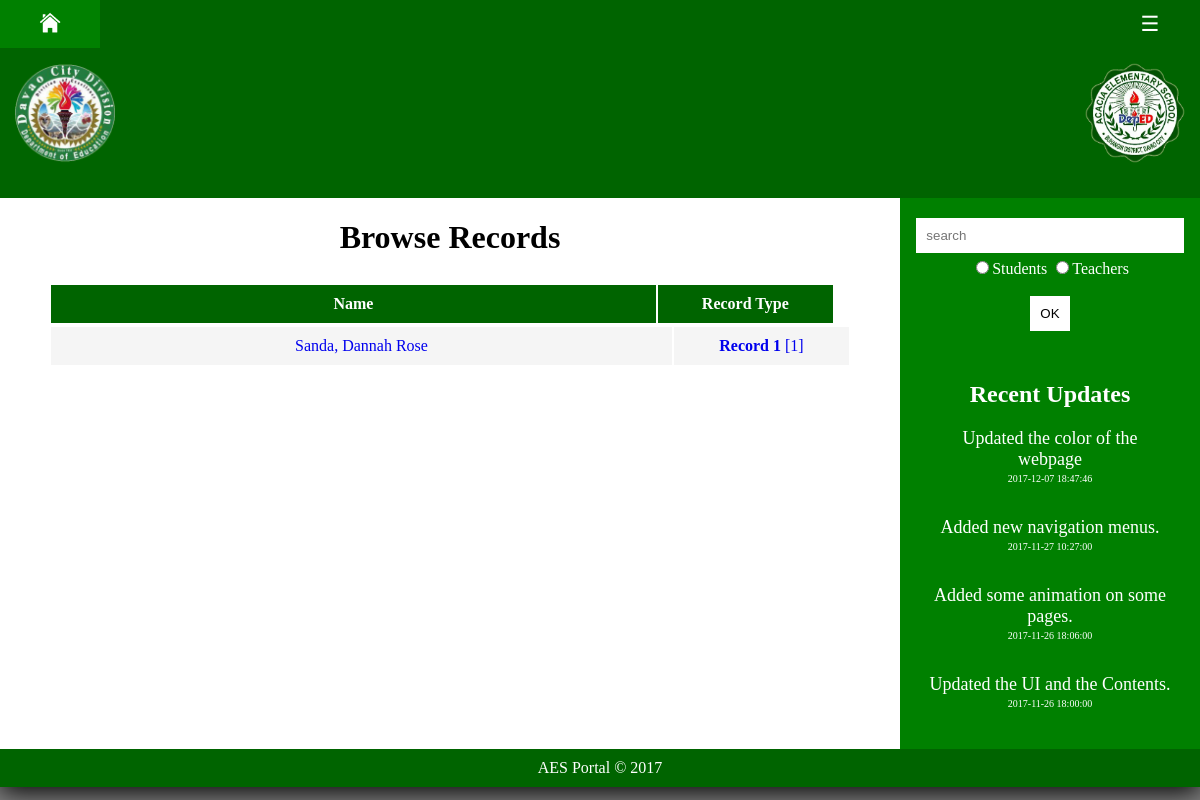
/aes-admin/records-view.php?record_type_id=1 (signed in), run on the app's committed database.
### tables this page shows
CREATE TABLE `records` (
  `record_id` int(11) NOT NULL AUTO_INCREMENT,
  `record_type_id` int(11) DEFAULT NULL,
  `student_id` int(11) DEFAULT NULL,
  `section_id` int(11) DEFAULT NULL,
  `file` varchar(100) DEFAULT NULL,
  `file_type` varchar(30) DEFAULT NULL,
  `file_size` int(11) NOT NULL,
  PRIMARY KEY (`record_id`)
);

CREATE TABLE `students` (
  `student_id` int(11) NOT NULL AUTO_INCREMENT,
  `fname` varchar(32) DEFAULT NULL,
  `mname` varchar(32) DEFAULT NULL,
  `lname` varchar(32) DEFAULT NULL,
  `birthdate` date DEFAULT NULL,
  `gender` set('Female','Male') DEFAULT NULL,
  `section_id` int(11) DEFAULT NULL,
  `prof_pic` varchar(64) DEFAULT NULL,
  `lrn` bigint(20) DEFAULT NULL,
  PRIMARY KEY (`student_id`)
);

CREATE TABLE `record_type` (
  `id` int(11) NOT NULL AUTO_INCREMENT,
  `type` varchar(32) DEFAULT NULL,
  `description` varchar(256) DEFAULT NULL,
  PRIMARY KEY (`id`)
);

CREATE TABLE `updates` (
  `update_id` int(11) NOT NULL AUTO_INCREMENT,
  `update_description` varchar(256) NOT NULL,
  `update_date` datetime NOT NULL,
  PRIMARY KEY (`update_id`)
);

### aes-admin/records-view.php (the view, shortened to what this page needs)
<!DOCTYPE html>
<?php
    include ('include/verify-admin.php');
    if(isset($_GET['record_type_id']))
    {
        $sql_query="SELECT a.*,b.*,c.*,count(b.record_type_id) FROM students a INNER JOIN records b ON a.student_id=b.student_id INNER JOIN record_type c ON b.record_type_id=c.id WHERE b.record_type_id=".$_GET['record_type_id']." GROUP BY a.lname,a.fname,a.mname";
        $result_set=mysqli_query($con,$sql_query);
    }
?>
<html>
    <head>
        <link rel="stylesheet" href="../css/main.css">
        <link rel="stylesheet" href="../css/loader.css">
        <link rel="stylesheet" href="../css/options.css">
        <link rel="stylesheet" href="../css/tables.css">
    </head>
    <body style="font-family:Verdana;" onload="myFunction()">
            <div style="display:none;" id="myDiv" class="animate-bottom">
                <?php include ('include/nav.php');?>
                <div id="main">
                    <?php include ('include/menu.php');?>
                    <div style="overflow:hidden;">
                        <?php include ('include/header.php');?>
                        <div class="main">
                            <h1 style="text-align:center;">Browse Records</h1>
                            <div id="sortby" style="margin: 20px auto; width:100%; padding:5px;">
                                <div style="width:98%; overflow:hide;">
                                    <table align="center">
                                        <tr>
                                            <th>Name</th>
                                            <th width="175px">Record Type</th>
                                        </tr>
                                    </table>
                                </div>
                                <div style="overflow:scroll; height:310px;">
                                    <table align="center">
                                        <?php
                                            if(mysqli_num_rows($result_set)>0)
                                            {
                                                while($row=mysqli_fetch_row($result_set))
                                                {
                                                ?>
                                                <tr>
                                                    <td>
                                                        <a href="javascript: view_profile('<?php echo $row[0];?>')">
                                                            <?php echo $row[3].", ".$row[1]." ".$row[2]; ?>
                                                        </a>
                                                    </td>
                                                    <td width="175px">
                                                        <a href="javascript: viewall_id('<?php echo $row[0]; $_SESSION['section_id']=$row[6];?>')">
                                                            <?php echo "<b>".$row[17]."</b> [".$row[19]."]"; ?>
                                                        </a>
                                                    </td>
                                                </tr>
                                                <?php
                                                }
                                            }
                                            else
                                            {
                                                ?>
                                                <tr height="50px">
                                                    <td colspan="5">No records found!</td>
                                                </tr>
                                                <?php
                                            }
                                        ?>
                                    </table>
                                </div>
                            </div>
                        </div>
                        <?php include ('include/recent-updates.php');?>
                    </div>
                    <?php include ('include/footer.php');?>
                </div>
    </body>
</html>

### aes-admin/include/recent-updates.php
<?php
    include ('../connect.php');
?>
<html>
    <head>
        <link rel="stylesheet" href="css/main.css">
    </head>
    <body>
        <div class="right">
            <form action="search-result.php" method="POST">
                <input name="search" type="search" placeholder="search" style="position:relative; margin: 5px auto; width:99%; height:35px;padding:10px; border:none;" required>
                <input name="search_type" type="radio" value="students" required>Students
                <input name="search_type" type="radio" value="teachers" required>Teachers<br><br>
                <button name="submit" type="submit" style="position:relative; width:40px; height:35px; background-color:white; margin:auto; border:none;">OK</button>
            </form>
        </div>
        <div class="right">
            <h2>Recent Updates</h2>
            <?php
                $count=0;
                $sql_query="SELECT * FROM updates GROUP BY update_date DESC";
                $result_set=mysqli_query($con,$sql_query);
                if(mysqli_num_rows($result_set)>0)
                {
                    while($row=mysqli_fetch_row($result_set))
                    {
                        $count++;
                        if($count<=8){
                            ?>
                                <div style="position:relative; width:90%; margin:auto; margin-bottom:10px;">
                                    <p style="text-align:center; font-size:18px"><?php echo $row[1];?></p>
                                    <p style="text-align:center; font-size:10px; position:relative; width:100%; bottom:15px;"><?php echo $row[2];?></p>
                                </div>
                            <?php
                        }
                    }
                }
                else
                {
                    ?>
                        No updates yet!
                    <?php
                }
            ?>
        </div>
    </body>
</html>

### css/main.css (style rules this page uses)
body { background-color: gray; margin: auto; }
* { box-sizing: border-box; }
.main { float:left; width:75%; padding: 0px 40px; }
.right { background-color: green; color: white; float:left; width:25%; padding:15px; text-align:center; }
#main { transition: margin-left .5s; }

### css/loader.css (style rules this page uses)
.animate-bottom { position: relative; -webkit-animation-name: animatebottom; -webkit-animation-duration: 1s; animation-name: animatebottom; animation-duration: 1s }
#myDiv { display: none; text-align: center; background-color: white; box-shadow: 0px 5px 25px black; }

### css/tables.css (style rules this page uses)
table { width: 99%; }
table tr th { padding: 10px 0px; background-color: rgb(0, 100, 0); color: white; }
table tr td { padding: 10px 0px; background-color: whitesmoke; }

### data on the page
records: student.lname "Sanda", student.fname "Dannah", student.mname "Rose", record_type.type "Record 1", row "1"
updates: update_description "Updated the color of the webpage", update_date "2017-12-07 18:47:46"
updates: update_description "Added new navigation menus.", update_date "2017-11-27 10:27:00"
updates: update_description "Added some animation on some pages.", update_date "2017-11-26 18:06:00"
updates: update_description "Updated the UI and the Contents.", update_date "2017-11-26 18:00:00"
